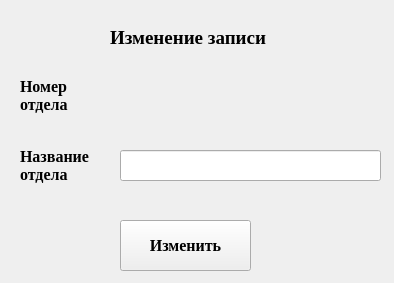
<?xml version="1.0" encoding="UTF-8"?>
<ui version="4.0">
 <class>Form</class>
 <widget class="QWidget" name="Form">
  <property name="geometry">
   <rect>
    <x>0</x>
    <y>0</y>
    <width>394</width>
    <height>283</height>
   </rect>
  </property>
  <property name="windowTitle">
   <string>Form</string>
  </property>
  <widget class="QLabel" name="number_2">
   <property name="geometry">
    <rect>
     <x>20</x>
     <y>140</y>
     <width>101</width>
     <height>51</height>
    </rect>
   </property>
   <property name="font">
    <font>
     <family>Times New Roman</family>
     <pointsize>12</pointsize>
     <weight>75</weight>
     <bold>true</bold>
    </font>
   </property>
   <property name="text">
    <string>Название отдела</string>
   </property>
   <property name="wordWrap">
    <bool>true</bool>
   </property>
  </widget>
  <widget class="QLabel" name="number_3">
   <property name="geometry">
    <rect>
     <x>20</x>
     <y>70</y>
     <width>91</width>
     <height>51</height>
    </rect>
   </property>
   <property name="font">
    <font>
     <family>Times New Roman</family>
     <pointsize>12</pointsize>
     <weight>75</weight>
     <bold>true</bold>
    </font>
   </property>
   <property name="text">
    <string>Номер отдела</string>
   </property>
   <property name="wordWrap">
    <bool>true</bool>
   </property>
  </widget>
  <widget class="QPushButton" name="pushButton">
   <property name="geometry">
    <rect>
     <x>120</x>
     <y>220</y>
     <width>131</width>
     <height>51</height>
    </rect>
   </property>
   <property name="font">
    <font>
     <family>Times New Roman</family>
     <pointsize>12</pointsize>
     <weight>75</weight>
     <bold>true</bold>
    </font>
   </property>
   <property name="text">
    <string>Изменить</string>
   </property>
  </widget>
  <widget class="QLineEdit" name="lineEdit_number_2">
   <property name="geometry">
    <rect>
     <x>120</x>
     <y>150</y>
     <width>261</width>
     <height>31</height>
    </rect>
   </property>
  </widget>
  <widget class="QLabel" name="name">
   <property name="geometry">
    <rect>
     <x>110</x>
     <y>30</y>
     <width>201</width>
     <height>16</height>
    </rect>
   </property>
   <property name="font">
    <font>
     <family>Times New Roman</family>
     <pointsize>14</pointsize>
     <weight>75</weight>
     <bold>true</bold>
    </font>
   </property>
   <property name="text">
    <string>Изменение записи</string>
   </property>
  </widget>
  <widget class="QLabel" name="number_4">
   <property name="geometry">
    <rect>
     <x>120</x>
     <y>70</y>
     <width>211</width>
     <height>51</height>
    </rect>
   </property>
   <property name="font">
    <font>
     <family>Times New Roman</family>
     <pointsize>12</pointsize>
     <weight>75</weight>
     <bold>true</bold>
    </font>
   </property>
   <property name="text">
    <string/>
   </property>
   <property name="wordWrap">
    <bool>true</bool>
   </property>
  </widget>
 </widget>
 <resources/>
 <connections/>
</ui>
